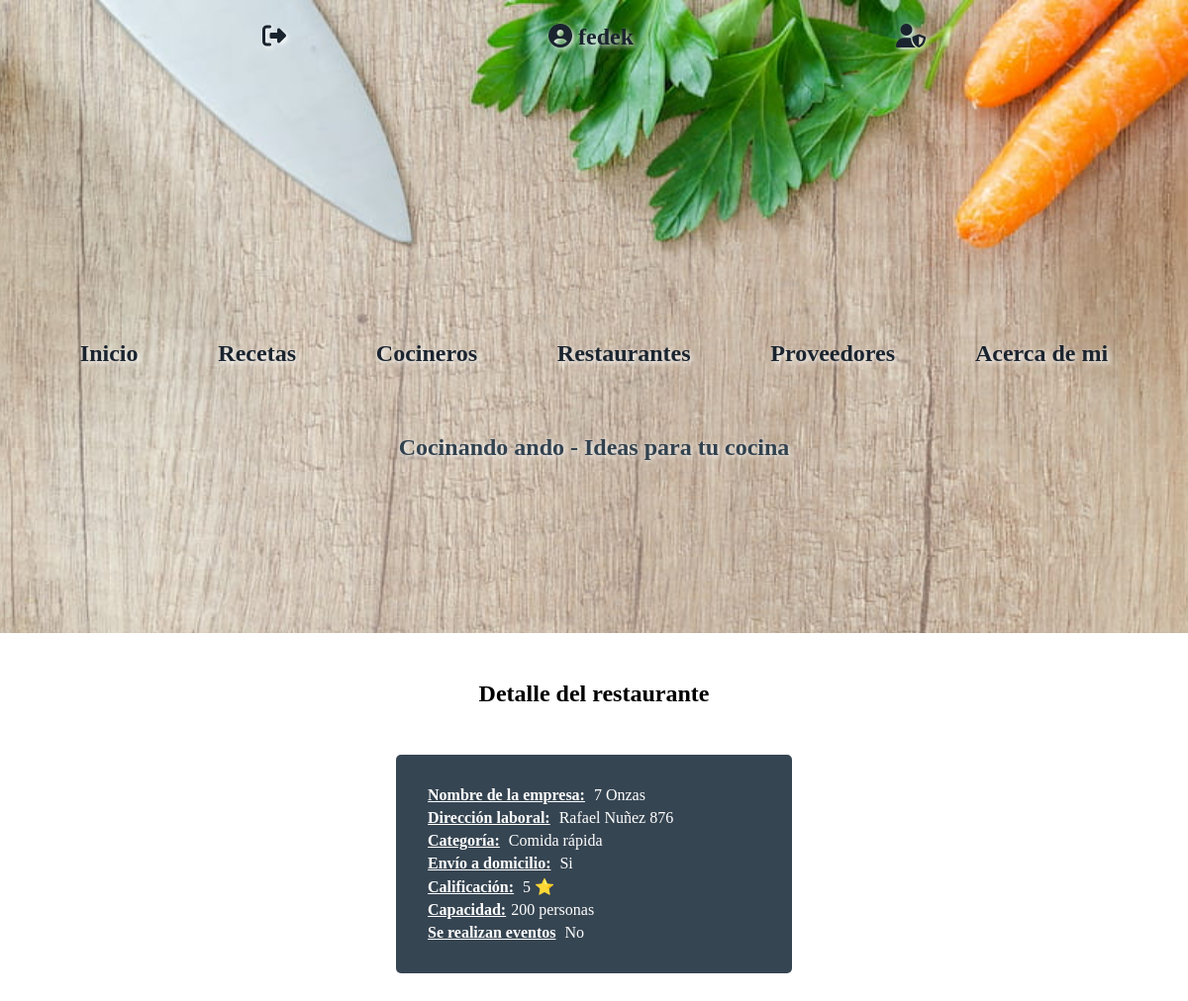
The app's page /detalle-restaurante/2 (signed in) with its own data.
### aplicacion/models.py (models this page shows, shortened)
class Restaurante(models.Model):
    nombre = models.CharField(max_length=50)
    direccion = models.CharField(max_length=50)
    telefono = models.CharField(max_length=50)
    CATEGORIA = (
        ("Comida rápida", "Comida rápida"),
        ("Meriendas", "Meriendas"),
        ("Veggie", "Veggie"),
        ("Cena", "Cena"),
    )
    categoria = models.CharField(max_length=50, choices=CATEGORIA)
    envio_domilicio = models.BooleanField()
    CALIFICACIONES = (
        (1, "A mejorar"),
        (2, "Regular"),
        (3, "Bueno"),
        (4, "Muy bueno"),
        (5, "Excelente"),
    )
    calificacion = models.IntegerField(choices=CALIFICACIONES)
    capacidad = models.IntegerField()
    eventos = models.BooleanField()

### aplicacion/views.py (the view)
# urls.py: path("detalle-restaurante/<int:pk>", RestauranteDetail.as_view(), name="detail_restaurante"),
class RestauranteDetail(LoginRequiredMixin, DetailView):
    model = Restaurante
    template_name = "aplicacion/restaurantes/detalle_restaurante.html"

### aplicacion/templates/aplicacion/restaurantes/detalle_restaurante.html (shortened to what this page needs)
{% extends "aplicacion/index.html" %}
{% block content %}
<section class="model-detail">
  <h2>Detalle del restaurante</h2>
  <ul>
    <li><span>Nombre de la empresa:</span> {{ restaurante.nombre }}</li>
    <li><span>Dirección laboral:</span> {{restaurante.direccion}}</li>
    <li><span>Categoría:</span> {{restaurante.categoria}}</li>
    <li><span>Envío a domicilio:</span>
      {% if restaurante.envio_domilicio %}
      Si
      {% else %}
      No
      {% endif %}
    </li>
    <li><span>Calificación:</span> {{restaurante.calificacion}} ⭐</li>
    <li><span>Capacidad:</span>{{restaurante.capacidad}} personas</li>
    <li><span>Se realizan eventos</span>
      {% if restaurante.eventos %}
      Si
      {% else %}
      No
      {% endif %}
    </li>
  </ul>
</section>
{% endblock %}

### aplicacion/templates/aplicacion/index.html (shortened to what this page needs)
<!DOCTYPE html>
<html lang="es">
<head>
  {% load static %}
  <link rel="stylesheet" href="https://cdn.jsdelivr.net/npm/water.css@2/out/water.css">
  <link href="{% static 'aplicacion/css/styles.css' %}" rel="stylesheet" />
</head>
<body>
  <header>
    <nav>
      <ul>
        {% if user.is_authenticated %}
        <li><a href="{% url 'logout' %}"><i class="fas fa-sign-out-alt" title="Logout"></i> </a></li>
        <li>
          <a href="{% url 'editar_perfil' %}" title="Editar perfil">
            {% if request.session.avatar %}
            <img src="{{ request.session.avatar }}" class="avatar rounded" />
            {% else %}
            <i class="fas fa-user-circle"></i>
            {% endif %}
            {{ user.username }}
          </a>
        </li>
        {% else %}
        <li><a href="{% url 'login' %}">Login</a></li>
        <li><a href="{% url 'registro' %}">Registro</a></li>
        {% endif %}
        {% if user.is_staff %}
        <li><a href="{% url 'admin:index' %}">
            <i class="fas fa-user-shield" title="Acceso administrador"></i>
          </a></li>
        {% endif %}
      </ul>
    </nav>
    <nav>
      <ul>
        <li><a href="{% url 'inicio' %}">Inicio</a></li>
        {% if user.is_authenticated %}
        <li><a href="{% url 'recetas' %}">Recetas</a></li>
        <li><a href="{% url 'cocineros' %}">Cocineros</a></li>
        <li><a href="{% url 'restaurantes' %}">Restaurantes</a></li>
        <li><a href="{% url 'proveedores' %}">Proveedores</a></li>
        {% endif %}
        <li><a href="{% url 'acerca_de_mi' %}">Acerca de mi</a></li>
      </ul>
      <h1>Cocinando ando - Ideas para tu cocina</h1>
    </nav>
  </header>
  <main>
    {% block content %}{% endblock %}
  </main>
</body>
</html>

### aplicacion/static/aplicacion/css/styles.css (style rules this page uses)
* { box-sizing: border-box; }
body { margin: 0; padding: 0; max-width: 100%; }
nav { min-height: 40vh; background-image: url('../assets/header.jpg'); background-size: cover; background-position: center; background-attachment: fixed; }
ul { display: flex; align-items: center; justify-content: space-evenly; padding: 1em 0 2em 0; margin: 0; font-size: 1.5em; }
li { list-style: none; }
header a { text-decoration: none; color: #1a242f; font-weight: bold; text-shadow: 2px 2px 5px #ffffff; }
h1 { color: #31414e; text-shadow: 1px 1px 5px #ffffff; }
h2 { margin: 2em 0; }
h1, h2 { text-align: center; }
.model-detail { min-height: 70vh; }
.model-detail ul { display: flex; flex-direction: column; align-items: flex-start; gap: 5px; font-size: 1em; width: 400px; margin: 0 auto; padding: 2em; background-color: #364552; border-radius: 5px; color: #fff; }
.model-detail span { font-weight: bold; font-weight: 1.2em; text-decoration: underline; margin-right: 5px; }

### records on screen
Restaurante: nombre "7 Onzas", direccion "Rafael Nuñez 876", categoria "Comida rápida", calificacion "5", capacidad "200"

### other values on screen
{{ user.username }} "fedek"
